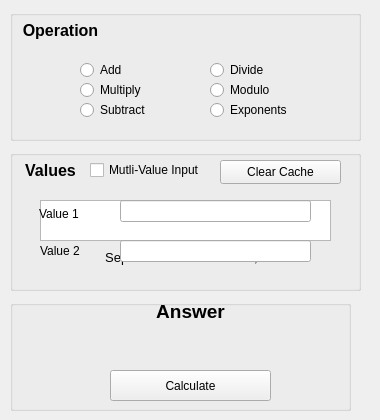
<?xml version="1.0" encoding="UTF-8"?>
<ui version="4.0">
 <class>MainWindow</class>
 <widget class="QMainWindow" name="MainWindow">
  <property name="geometry">
   <rect>
    <x>0</x>
    <y>0</y>
    <width>380</width>
    <height>420</height>
   </rect>
  </property>
  <property name="minimumSize">
   <size>
    <width>380</width>
    <height>420</height>
   </size>
  </property>
  <property name="maximumSize">
   <size>
    <width>380</width>
    <height>420</height>
   </size>
  </property>
  <property name="windowTitle">
   <string>Matthew Roland - Final Project - Lab 3</string>
  </property>
  <widget class="QWidget" name="centralwidget">
   <widget class="QGroupBox" name="box_operator">
    <property name="geometry">
     <rect>
      <x>10</x>
      <y>10</y>
      <width>351</width>
      <height>131</height>
     </rect>
    </property>
    <widget class="QLabel" name="label_title_operation">
     <property name="geometry">
      <rect>
       <x>10</x>
       <y>10</y>
       <width>81</width>
       <height>21</height>
      </rect>
     </property>
     <property name="text">
      <string>&lt;html&gt;&lt;head/&gt;&lt;body&gt;&lt;p align=&quot;center&quot;&gt;&lt;span style=&quot; font-size:12pt; font-weight:700;&quot;&gt;Operation&lt;/span&gt;&lt;/p&gt;&lt;/body&gt;&lt;/html&gt;</string>
     </property>
    </widget>
    <widget class="QFrame" name="frame_operator_button">
     <property name="enabled">
      <bool>true</bool>
     </property>
     <property name="geometry">
      <rect>
       <x>20</x>
       <y>40</y>
       <width>311</width>
       <height>81</height>
      </rect>
     </property>
     <widget class="QRadioButton" name="radio_add">
      <property name="geometry">
       <rect>
        <x>50</x>
        <y>10</y>
        <width>89</width>
        <height>20</height>
       </rect>
      </property>
      <property name="text">
       <string>Add</string>
      </property>
      <attribute name="buttonGroup">
       <string notr="true">group_operator</string>
      </attribute>
     </widget>
     <widget class="QRadioButton" name="radio_multiply">
      <property name="geometry">
       <rect>
        <x>50</x>
        <y>30</y>
        <width>89</width>
        <height>20</height>
       </rect>
      </property>
      <property name="text">
       <string>Multiply</string>
      </property>
      <attribute name="buttonGroup">
       <string notr="true">group_operator</string>
      </attribute>
     </widget>
     <widget class="QRadioButton" name="radio_subtract">
      <property name="geometry">
       <rect>
        <x>50</x>
        <y>50</y>
        <width>89</width>
        <height>20</height>
       </rect>
      </property>
      <property name="text">
       <string>Subtract</string>
      </property>
      <attribute name="buttonGroup">
       <string notr="true">group_operator</string>
      </attribute>
     </widget>
     <widget class="QRadioButton" name="radio_divide">
      <property name="geometry">
       <rect>
        <x>180</x>
        <y>10</y>
        <width>89</width>
        <height>20</height>
       </rect>
      </property>
      <property name="text">
       <string>Divide</string>
      </property>
      <attribute name="buttonGroup">
       <string notr="true">group_operator</string>
      </attribute>
     </widget>
     <widget class="QRadioButton" name="radio_modulo">
      <property name="geometry">
       <rect>
        <x>180</x>
        <y>30</y>
        <width>89</width>
        <height>20</height>
       </rect>
      </property>
      <property name="text">
       <string>Modulo</string>
      </property>
      <attribute name="buttonGroup">
       <string notr="true">group_operator</string>
      </attribute>
     </widget>
     <widget class="QRadioButton" name="radio_root">
      <property name="geometry">
       <rect>
        <x>180</x>
        <y>50</y>
        <width>89</width>
        <height>20</height>
       </rect>
      </property>
      <property name="text">
       <string>Exponents</string>
      </property>
      <attribute name="buttonGroup">
       <string notr="true">group_operator</string>
      </attribute>
     </widget>
    </widget>
   </widget>
   <widget class="QGroupBox" name="group_value">
    <property name="geometry">
     <rect>
      <x>10</x>
      <y>150</y>
      <width>351</width>
      <height>141</height>
     </rect>
    </property>
    <widget class="QLabel" name="label_title_values">
     <property name="geometry">
      <rect>
       <x>10</x>
       <y>10</y>
       <width>61</width>
       <height>21</height>
      </rect>
     </property>
     <property name="text">
      <string>&lt;html&gt;&lt;head/&gt;&lt;body&gt;&lt;p align=&quot;center&quot;&gt;&lt;span style=&quot; font-size:12pt; font-weight:700;&quot;&gt;Values&lt;/span&gt;&lt;/p&gt;&lt;/body&gt;&lt;/html&gt;</string>
     </property>
    </widget>
    <widget class="QCheckBox" name="check_extra_values">
     <property name="geometry">
      <rect>
       <x>80</x>
       <y>10</y>
       <width>121</width>
       <height>20</height>
      </rect>
     </property>
     <property name="text">
      <string>Mutli-Value Input</string>
     </property>
    </widget>
    <widget class="QFrame" name="frame_two_values">
     <property name="geometry">
      <rect>
       <x>20</x>
       <y>40</y>
       <width>311</width>
       <height>91</height>
      </rect>
     </property>
     <widget class="QLineEdit" name="line_value_1">
      <property name="geometry">
       <rect>
        <x>90</x>
        <y>10</y>
        <width>191</width>
        <height>22</height>
       </rect>
      </property>
     </widget>
     <widget class="QLineEdit" name="line_value_2">
      <property name="geometry">
       <rect>
        <x>90</x>
        <y>50</y>
        <width>191</width>
        <height>22</height>
       </rect>
      </property>
     </widget>
     <widget class="QLabel" name="label_value_1">
      <property name="geometry">
       <rect>
        <x>9</x>
        <y>14</y>
        <width>71</width>
        <height>20</height>
       </rect>
      </property>
      <property name="text">
       <string>Value 1</string>
      </property>
     </widget>
     <widget class="QLabel" name="label_value_2">
      <property name="geometry">
       <rect>
        <x>10</x>
        <y>51</y>
        <width>71</width>
        <height>20</height>
       </rect>
      </property>
      <property name="text">
       <string>Value 2</string>
      </property>
     </widget>
    </widget>
    <widget class="QFrame" name="frame_extra_values">
     <property name="enabled">
      <bool>true</bool>
     </property>
     <property name="geometry">
      <rect>
       <x>20</x>
       <y>40</y>
       <width>311</width>
       <height>91</height>
      </rect>
     </property>
     <widget class="QTextEdit" name="text_values">
      <property name="geometry">
       <rect>
        <x>10</x>
        <y>10</y>
        <width>291</width>
        <height>41</height>
       </rect>
      </property>
     </widget>
     <widget class="QLabel" name="label_extra_values_disclaimer">
      <property name="geometry">
       <rect>
        <x>20</x>
        <y>60</y>
        <width>271</width>
        <height>16</height>
       </rect>
      </property>
      <property name="text">
       <string>&lt;html&gt;&lt;head/&gt;&lt;body&gt;&lt;p align=&quot;center&quot;&gt;&lt;span style=&quot; font-size:10pt;&quot;&gt;Separate all values with &amp;quot; , &amp;quot;&lt;/span&gt;&lt;/p&gt;&lt;/body&gt;&lt;/html&gt;</string>
      </property>
     </widget>
    </widget>
    <widget class="QPushButton" name="button_clear_cache">
     <property name="geometry">
      <rect>
       <x>210</x>
       <y>10</y>
       <width>121</width>
       <height>24</height>
      </rect>
     </property>
     <property name="text">
      <string>Clear Cache</string>
     </property>
    </widget>
    <zorder>frame_extra_values</zorder>
    <zorder>label_title_values</zorder>
    <zorder>check_extra_values</zorder>
    <zorder>frame_two_values</zorder>
    <zorder>button_clear_cache</zorder>
   </widget>
   <widget class="QGroupBox" name="group_answer">
    <property name="geometry">
     <rect>
      <x>10</x>
      <y>300</y>
      <width>341</width>
      <height>111</height>
     </rect>
    </property>
    <property name="title">
     <string/>
    </property>
    <widget class="QLabel" name="label_title_answer">
     <property name="geometry">
      <rect>
       <x>140</x>
       <y>0</y>
       <width>81</width>
       <height>21</height>
      </rect>
     </property>
     <property name="text">
      <string>&lt;html&gt;&lt;head/&gt;&lt;body&gt;&lt;p align=&quot;center&quot;&gt;&lt;span style=&quot; font-size:14pt; font-weight:700;&quot;&gt;Answer&lt;/span&gt;&lt;/p&gt;&lt;/body&gt;&lt;/html&gt;</string>
     </property>
    </widget>
    <widget class="QLabel" name="label_answer">
     <property name="geometry">
      <rect>
       <x>30</x>
       <y>30</y>
       <width>301</width>
       <height>31</height>
      </rect>
     </property>
     <property name="text">
      <string>&lt;html&gt;&lt;head/&gt;&lt;body&gt;&lt;p align=&quot;center&quot;&gt;&lt;span style=&quot; font-size:12pt;&quot;&gt;&lt;br/&gt;&lt;/span&gt;&lt;/p&gt;&lt;/body&gt;&lt;/html&gt;</string>
     </property>
    </widget>
    <widget class="QPushButton" name="button_calculate">
     <property name="geometry">
      <rect>
       <x>100</x>
       <y>70</y>
       <width>161</width>
       <height>31</height>
      </rect>
     </property>
     <property name="text">
      <string>Calculate</string>
     </property>
    </widget>
   </widget>
   <zorder>group_answer</zorder>
   <zorder>box_operator</zorder>
   <zorder>group_value</zorder>
  </widget>
 </widget>
 <resources/>
 <connections/>
 <buttongroups>
  <buttongroup name="group_operator"/>
 </buttongroups>
</ui>
